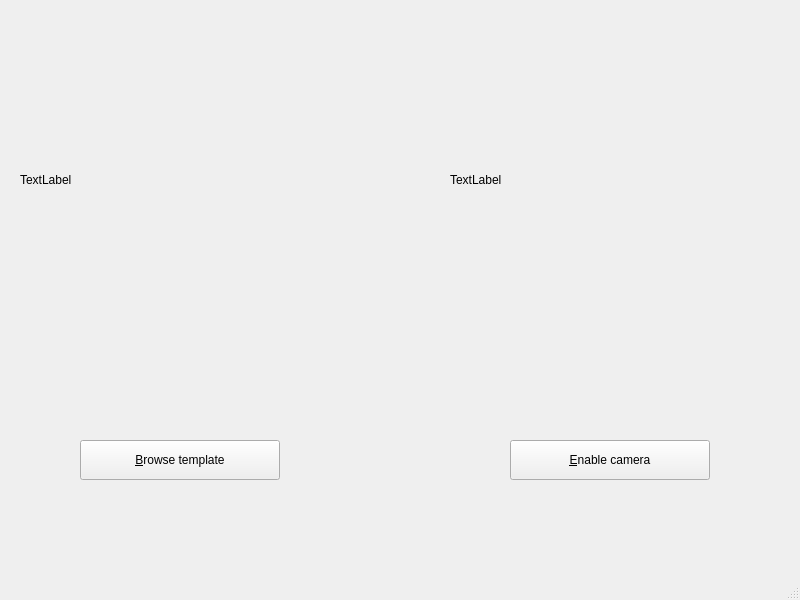
<?xml version="1.0" encoding="UTF-8"?>
<ui version="4.0">
 <class>MainWindow</class>
 <widget class="QMainWindow" name="MainWindow">
  <property name="geometry">
   <rect>
    <x>0</x>
    <y>0</y>
    <width>800</width>
    <height>600</height>
   </rect>
  </property>
  <property name="windowTitle">
   <string>SIFT Demo</string>
  </property>
  <widget class="QWidget" name="centralwidget">
   <widget class="QPushButton" name="browse_button">
    <property name="geometry">
     <rect>
      <x>80</x>
      <y>440</y>
      <width>200</width>
      <height>40</height>
     </rect>
    </property>
    <property name="text">
     <string>&amp;Browse template</string>
    </property>
   </widget>
   <widget class="QLabel" name="template_label">
    <property name="geometry">
     <rect>
      <x>20</x>
      <y>20</y>
      <width>320</width>
      <height>320</height>
     </rect>
    </property>
    <property name="text">
     <string>TextLabel</string>
    </property>
   </widget>
   <widget class="QPushButton" name="toggle_cam_button">
    <property name="geometry">
     <rect>
      <x>510</x>
      <y>440</y>
      <width>200</width>
      <height>40</height>
     </rect>
    </property>
    <property name="text">
     <string>&amp;Enable camera</string>
    </property>
   </widget>
   <widget class="QLabel" name="live_image_label">
    <property name="geometry">
     <rect>
      <x>450</x>
      <y>20</y>
      <width>2000</width>
      <height>320</height>
     </rect>
    </property>
    <property name="text">
     <string>TextLabel</string>
    </property>
   </widget>
  </widget>
  <widget class="QMenuBar" name="menubar">
   <property name="geometry">
    <rect>
     <x>0</x>
     <y>0</y>
     <width>800</width>
     <height>19</height>
    </rect>
   </property>
  </widget>
  <widget class="QStatusBar" name="statusbar"/>
 </widget>
 <resources/>
 <connections/>
</ui>
